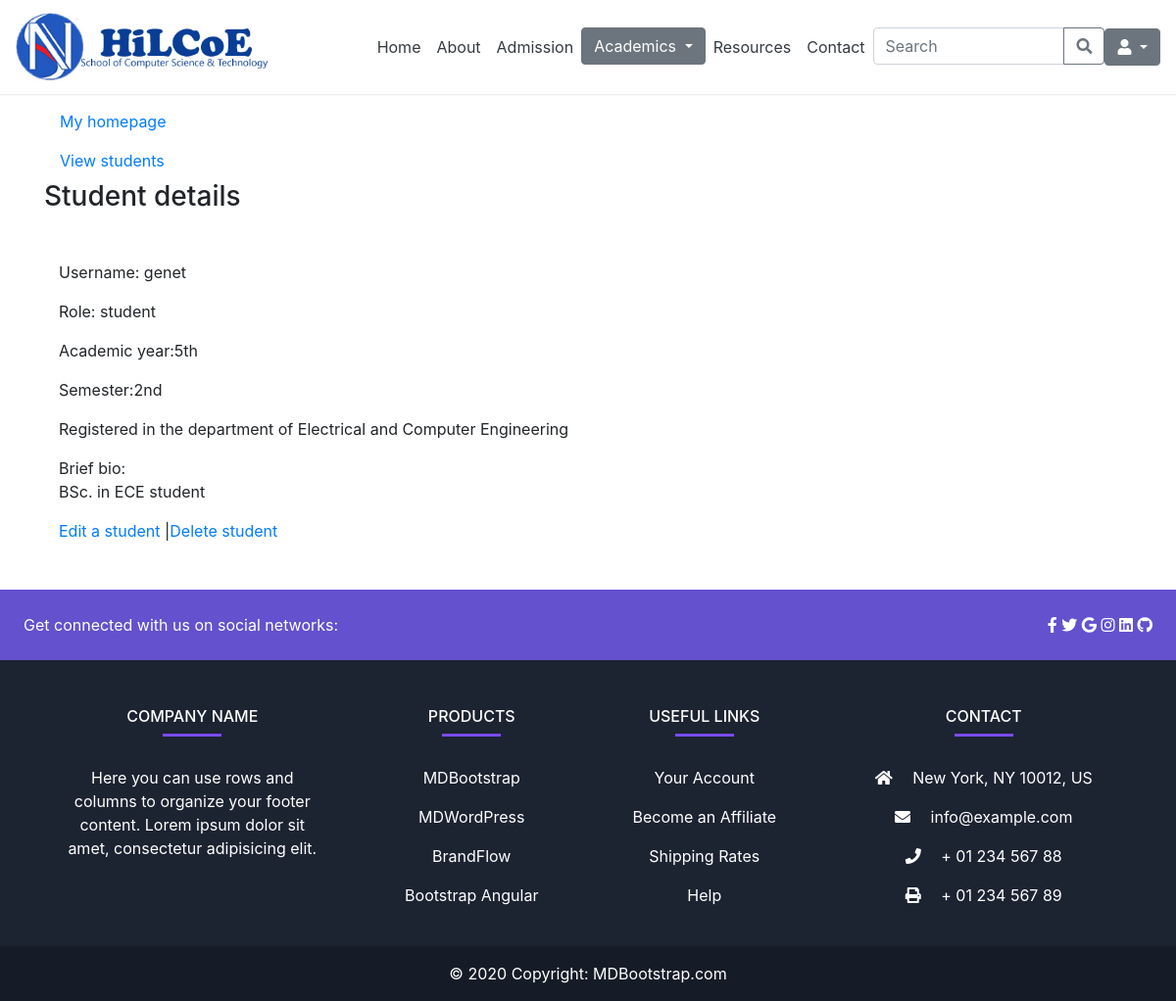
The page /admin_app/student/4/detail/ on the database its author committed.
### admin_app/models.py (models this page shows, shortened)
class UserProfile(models.Model):
    user = models.OneToOneField(User, on_delete=models.CASCADE)
    bio = models.TextField(default='Enter your bio briefly')
    role = models.CharField(max_length=20, choices=roles)
    department = models.ForeignKey(Department, on_delete=models.CASCADE, null=True, blank=True)
    academic_year = models.CharField(max_length=20, choices=year, null=True, blank=True)
    semester = models.CharField(max_length=20, choices=semester, null=True, blank=True)
    title = models.CharField(max_length=20, choices=title_choices, null=True, blank=True)
    stream = models.ForeignKey(Stream, on_delete=models.CASCADE, null=True, blank=True)
    program = models.ForeignKey(Program, on_delete=models.CASCADE, null=True, blank=True)
    position = models.CharField(max_length=50, choices=position, null=True, blank=True)

class Department(models.Model):
  name = models.CharField(max_length=50, null=True, blank=True)
  department_head = models.CharField(max_length=50, null=True, blank=True)
  def __str__(self):
        return self.name if self.name else "Unnamed Stream"

### admin_app/views.py (the view)
# urls.py: path('student/<int:student_id>/detail/', views.student_detail, name='student-detail'),
def student_detail(request, student_id):
    student = UserProfile.objects.get(pk=student_id)
    context = {
      'student':student
   }
    return render(request, 'admin_app/student/student_detail.html', context)

### templates/admin_app/student/student_detail.html (shortened to what this page needs)
{% extends 'base.html' %}
{% block content %}
<div class="container my-5">
    <a class="nav-link text-black" href="{% if user.is_superuser or user.is_staff %}
            {% url 'admin-dashboard' %}
            {% else %}
                {% url 'cs-bsc' %}
            {% endif %}">My homepage
    </a>
    <a class="nav-link text-black" href="{% url 'student-list' %}"> View students </a>
    <h3>Student details</h3>
    <div class="container my-5">
        <p>Username: {{ student.user.username }} </p>
        <p>Role: {{ student.role }}</p>
        <p>Academic year:{{ student.academic_year }}</p>
        <p>Semester:{{ student.semester }}</p>
        <p>Registered in the department of {{ student.department }} </p>
        <p>Brief bio: <br> {{ student.bio }}</p>
        <a href="{% url 'student-edit' student_id=student.pk %}">Edit a student </a>|<a href="{% url 'student-delete' student_id=student.pk %}">Delete student </a>
    </div>
</div>
{% endblock %}

### rows shown on the page
UserProfile: user.username "genet", role "student", academic_year "5th", semester "2nd", department "Electrical and Computer Engineering", bio "BSc. in ECE student"
